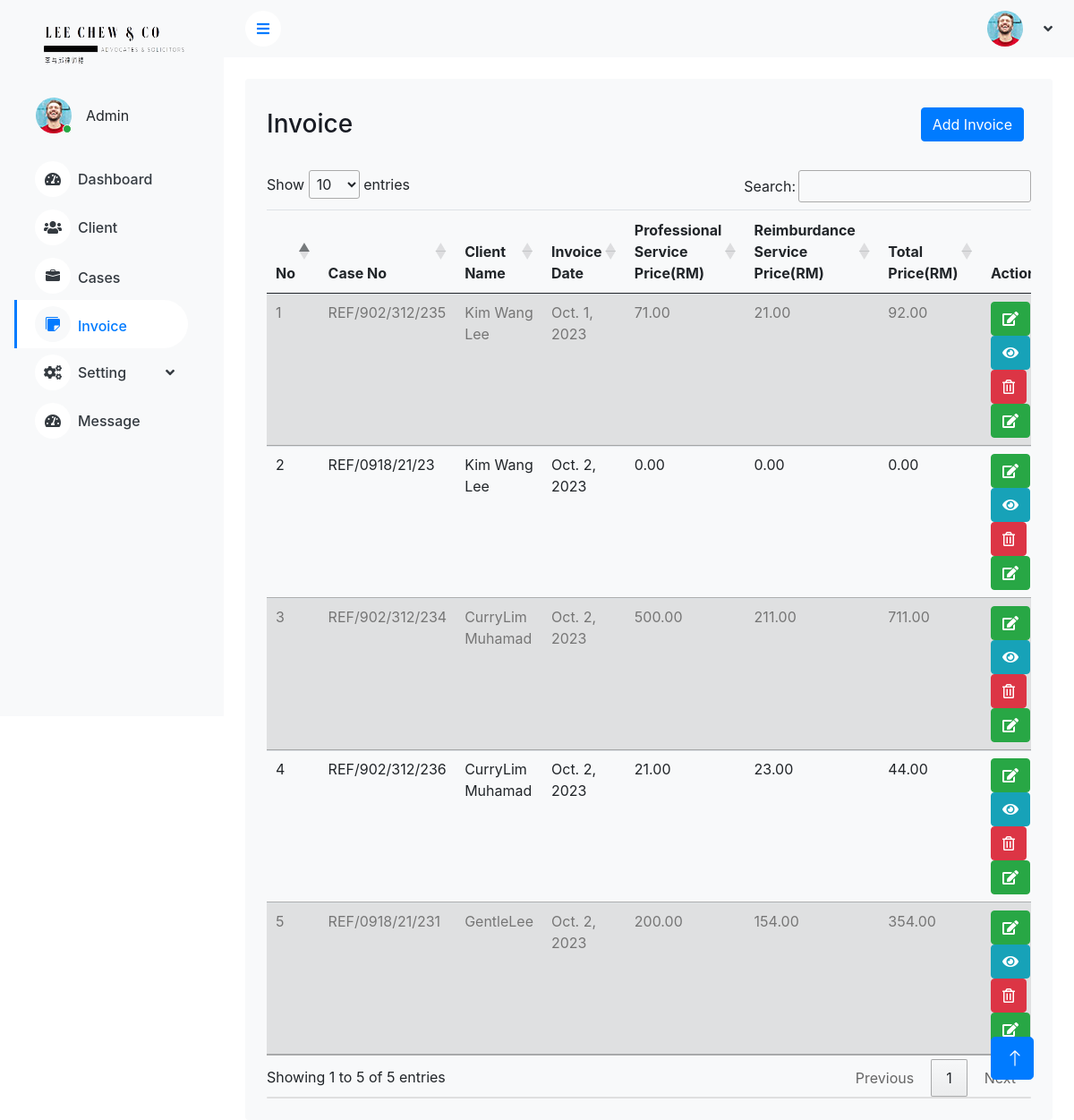
Screenshot of /invoices/ with the database file from the repository.
### myadmin/models.py (models this page shows, shortened)
class Invoice(models.Model):
    invoice_date_time = models.DateField(auto_now_add=True, null=True, blank=True)
    final_total = models.DecimalField(max_digits=10, decimal_places=2, null=True, blank=True)
    paid  = models.BooleanField(default=False, null=True, blank=True)
    short_descriptions = models.TextField(max_length=1000, null=True, blank=True)
    total_reimbur_service_price = models.DecimalField(max_digits=100, decimal_places=2, null=True, blank=True)
    total_prof_service_price = models.DecimalField(max_digits=100, decimal_places=2, null=True, blank=True)
    number = models.CharField(null=True, blank=True, max_length=100)
    case = models.OneToOneField(Case, blank=True, null=True, on_delete=models.SET_NULL)
    uniqueId = models.CharField(null=True, blank=True, max_length=100)
    slug = models.SlugField(max_length=500, unique=True, blank=True, null=True)
    date_created = models.DateTimeField(blank=True, null=True)
    last_updated = models.DateTimeField(blank=True, null=True)
    class Meta:
        verbose_name = "Invoice"
        verbose_name_plural = "Invoices"

class Case(models.Model):
    CASE_TYPE = [
    ('MISC','MISC'),
    ('CRI','CRI'),
    ('LIT','LIT'),
    ('CONV','CONV'),
    ]
    ref_no = models.CharField(max_length=255, unique=True)
    client_role = models.ForeignKey(ClientRole, on_delete=models.CASCADE)
    clients = models.ForeignKey(ClientRecord,on_delete=models.CASCADE)
    respondent_name = models.CharField(max_length=255,blank=True)
    respondent_advocate = models.CharField(max_length=255,blank=True)
    case_type = models.CharField(max_length=255, choices=CASE_TYPE)
    case_description = models.TextField(blank=True)
    sense_of_urgent = models.CharField(max_length=20)
    court_no = models.CharField(max_length=40, blank=True)
    court_type = models.ForeignKey(CourtType, on_delete=models.CASCADE, null=True, blank=True)
    judge_name =  models.CharField(max_length=100, blank=True)
    court_remark = models.TextField(blank=True)
    uniqueId = models.CharField(null=True, blank=True, max_length=100)
    slug = models.SlugField(max_length=500, unique=True, blank=True, null=True)
    date_created = models.DateTimeField(blank=True, null=True)
    last_updated = models.DateTimeField(blank=True, null=True)
    def __str__(self):
        return f"{self.ref_no}"

class ClientRecord(models.Model):
    GENDER_CHOICE = [("male", "Male"), ("female", "Female"), ("other", "Other")]
    created_at = models.DateTimeField(auto_now_add=True)
    created_by = models.ForeignKey(User, blank=True, on_delete=models.CASCADE, null=True)
    full_name = models.CharField(max_length=100)
    identity = models.CharField(max_length=50, unique=True)
    gender = models.CharField(max_length=10, choices=GENDER_CHOICE)
    phone_number = models.CharField(max_length=50)
    email = models.EmailField()
    address1 = models.CharField(max_length=200)
    address2 = models.CharField(max_length=200, blank=True)
    city = models.CharField(max_length=100)
    postcode = models.CharField(max_length=20)
    state = models.CharField(max_length=100)
    country = models.CharField(max_length=100)
    remark = models.CharField(max_length=500, blank=True,)
    agent_fullname = models.CharField(max_length=100, blank=True)
    agent_ph = models.CharField(max_length=50, blank=True)
    agent_identity = models.CharField(max_length=50, blank=True)
    latitude = models.FloatField(blank=True)
    longitude = models.FloatField(blank=True)
    uniqueId = models.CharField(null=True, blank=True, max_length=100)
    slug = models.SlugField(max_length=500, unique=True, blank=True, null=True)
    date_created = models.DateTimeField(blank=True, null=True)
    last_updated = models.DateTimeField(blank=True, null=True)

### myadmin/views.py (the view)
# urls.py: path('invoices/', views.view_invoice, name='invoices'),
def view_invoice(request):
    context = {}
    invoices = Invoice.objects.all()
    reimburService = ReimburService.objects.all()
    for brand in Invoice.objects.all():
        if brand.case == None:
            invoice_to_delete = Invoice.objects.get(pk = brand.pk)
            invoice_to_delete.delete()
    context['invoices'] = invoices
    return render(request,"main/invoice/invoice_list.html", context)

### myadmin/templates/main/invoice/invoice_list.html (shortened to what this page needs)
{% extends "navigation/base.html" %} {% block content %} {% load static %}
<div class="container-fluid pt-4 px-4">
    <div class="bg-light text-center rounded p-4">
        <div class="d-flex align-items-center justify-content-between mb-4">
            <h3 class="mb-0">Invoice</h3>
            <a href="{%url 'create-invoice' %}">
                <button type="button" class="btn btn-primary w-30 m-2">
                    Add Invoice
                    </button>
            </a>
        </div>
        <div class="table-responsive">
            <table id="caseTable" class="table table-striped table-hover">
                <thead>
                    <tr>
                        <th>No</th>
                        <th scope="col">Case No</th>
                        <th scope="col">Client Name</th>
                        <th scope="col">Invoice Date</th>
                        <th scope="col">Professional Service Price(RM)</th>
                        <th scope="col">Reimburdance Service Price(RM)</th>
                        <th scope="col">Total Price(RM)</th>
                        <th scope="col">Action</th>
                    </tr>
                </thead>
                <tbody>
                    {% if invoices %} {% for record in invoices %}
                    <tr>
                        <td>{{forloop.counter}}</td>
                        <td>{{ record.case }}</td>
                        <td>{{ record.case.clients.full_name }}</td>
                        <td>{{ record.invoice_date_time }}</td>
                        <td>{{ record.total_prof_service_price }}</td>
                        <td>{{ record.total_reimbur_service_price }}</td>
                        <td>{{ record.final_total }}</td>
                        <td>
                            <a href="{% url 'update-build-invoice' record.slug %}">
                                <button class="btn btn-success edit-button">
                                <i class="fas fa-edit"></i>
                            </button>
                            </a>
                            <a href="{%url 'pdf_invoice' pk=record.id%}">
                                <button class="btn btn-info view-button">
                                <i class="fas fa-eye"></i>
                            </button>
                            </a>
                            <button type="button" class="btn btn-danger delete-button" data-record-id="{{ record.slug }}" data-bs-toggle="modal" data-bs-target="#deleteConfirmationModal">
                                <i class="far fa-trash-alt"></i>
                            </button>
                            <a href="{% url 'generate_pdf_invoice' record.id %}">
                                <button class="btn btn-success edit-button">
                                <i class="fas fa-edit"></i>
                            </button>
                            </a>
                    </tr>
                    {% endfor %} {% endif %}
                </tbody>
            </table>
            <div class="card">
            </div>
        </div>
    </div>
</div>
</body>
</html>
{%endblock%}

### myadmin/static/css/style.css (style rules this page uses)
:root { --primary: #009CFF; --light: #F3F6F9; --dark: #191C24; }
.btn { transition: .5s; }
.btn.btn-primary { color: #FFFFFF; }

### myadmin/static/css/datatables.css (style rules this page uses)
:root { --dt-row-selected: 13, 110, 253; --dt-row-selected-text: 255, 255, 255; --dt-row-selected-link: 9, 10, 11; --dt-row-stripe: 0, 0, 0; --dt-row-hover: 0, 0, 0; --dt-column-ordering: 0, 0, 0; --dt-html-background: white; }
table.dataTable thead>tr>th.sorting, table.dataTable thead>tr>th.sorting_asc, table.dataTable thead>tr>th.sorting_desc, table.dataTable thead>tr>th.sorting_asc_disabled, table.dataTable thead>tr>th.sorting_desc_disabled, table.dataTable thead>tr>td.sorting, table.dataTable thead>tr>td.sorting_asc, table.dataTable thead>tr>td.sorting_desc, table.dataTable thead>tr>td.sorting_asc_disabled, table.dataTable thead>tr>td.sorting_desc_disabled { cursor: pointer; position: relative; padding-right: 26px; }
table.dataTable thead>tr>th.sorting:before, table.dataTable thead>tr>th.sorting:after, table.dataTable thead>tr>th.sorting_asc:before, table.dataTable thead>tr>th.sorting_asc:after, table.dataTable thead>tr>th.sorting_desc:before, table.dataTable thead>tr>th.sorting_desc:after, table.dataTable thead>tr>th.sorting_asc_disabled:before, table.dataTable thead>tr>th.sorting_asc_disabled:after, table.dataTable thead>tr>th.sorting_desc_disabled:before, table.dataTable thead>tr>th.sorting_desc_disabled:after, table.dataTable thead>tr>td.sorting:before, table.dataTable thead>tr>td.sorting:after, table.dataTable thead>tr>td.sorting_asc:before, table.dataTable thead>tr>td.sorting_asc:after, table.dataTable thead>tr>td.sorting_desc:before, table.dataTable thead>tr>td.sorting_desc:after, table.dataTable thead>tr>td.sorting_asc_disabled:before, table.dataTable thead>tr>td.sorting_asc_disabled:after, table.dataTable thead>tr>td.sorting_desc_disabled:before, table.dataTable thead>tr>td.sorting_desc_disabled:after { position: absolute; display: block; opacity: 0.125; right: 10px; line-height: 9px; font-size: 0.8em; }
table.dataTable thead>tr>th.sorting:before, table.dataTable thead>tr>th.sorting_asc:before, table.dataTable thead>tr>th.sorting_desc:before, table.dataTable thead>tr>th.sorting_asc_disabled:before, table.dataTable thead>tr>th.sorting_desc_disabled:before, table.dataTable thead>tr>td.sorting:before, table.dataTable thead>tr>td.sorting_asc:before, table.dataTable thead>tr>td.sorting_desc:before, table.dataTable thead>tr>td.sorting_asc_disabled:before, table.dataTable thead>tr>td.sorting_desc_disabled:before { bottom: 50%; content: "▲"; content: "▲"/""; }
table.dataTable thead>tr>th.sorting:after, table.dataTable thead>tr>th.sorting_asc:after, table.dataTable thead>tr>th.sorting_desc:after, table.dataTable thead>tr>th.sorting_asc_disabled:after, table.dataTable thead>tr>th.sorting_desc_disabled:after, table.dataTable thead>tr>td.sorting:after, table.dataTable thead>tr>td.sorting_asc:after, table.dataTable thead>tr>td.sorting_desc:after, table.dataTable thead>tr>td.sorting_asc_disabled:after, table.dataTable thead>tr>td.sorting_desc_disabled:after { top: 50%; content: "▼"; content: "▼"/""; }
table.dataTable thead>tr>th.sorting_asc:before, table.dataTable thead>tr>th.sorting_desc:after, table.dataTable thead>tr>td.sorting_asc:before, table.dataTable thead>tr>td.sorting_desc:after { opacity: 0.6; }
table.dataTable thead th, table.dataTable thead td, table.dataTable tfoot th, table.dataTable tfoot td { text-align: left; }
table.dataTable { width: 100%; margin: 0 auto; clear: both; border-collapse: separate; border-spacing: 0; }
table.dataTable thead th, table.dataTable tfoot th { font-weight: bold; }
table.dataTable>thead>tr>th, table.dataTable>thead>tr>td { padding: 10px; border-bottom: 1px solid rgba(0, 0, 0, 0.3); }
table.dataTable tbody tr { background-color: transparent; }
table.dataTable tbody th, table.dataTable tbody td { padding: 8px 10px; text-align: left; }
table.dataTable.no-footer { border-bottom: 1px solid rgba(0, 0, 0, 0.3); }
table.dataTable th, table.dataTable td { box-sizing: content-box; }

### rows the page displays
Invoice: case "REF/902/312/235", case.clients.full_name "Kim Wang Lee", invoice_date_time "Oct. 1, 2023", total_prof_service_price "71.00", total_reimbur_service_price "21.00", final_total "92.00"
Invoice: case "REF/0918/21/23", case.clients.full_name "Kim Wang Lee", invoice_date_time "Oct. 2, 2023", total_prof_service_price "0.00", total_reimbur_service_price "0.00", final_total "0.00"
Invoice: case "REF/902/312/234", case.clients.full_name "CurryLim Muhamad", invoice_date_time "Oct. 2, 2023", total_prof_service_price "500.00", total_reimbur_service_price "211.00", final_total "711.00"
Invoice: case "REF/902/312/236", case.clients.full_name "CurryLim Muhamad", invoice_date_time "Oct. 2, 2023", total_prof_service_price "21.00", total_reimbur_service_price "23.00", final_total "44.00"
Invoice: case "REF/0918/21/231", case.clients.full_name "GentleLee", invoice_date_time "Oct. 2, 2023", total_prof_service_price "200.00", total_reimbur_service_price "154.00", final_total "354.00"
